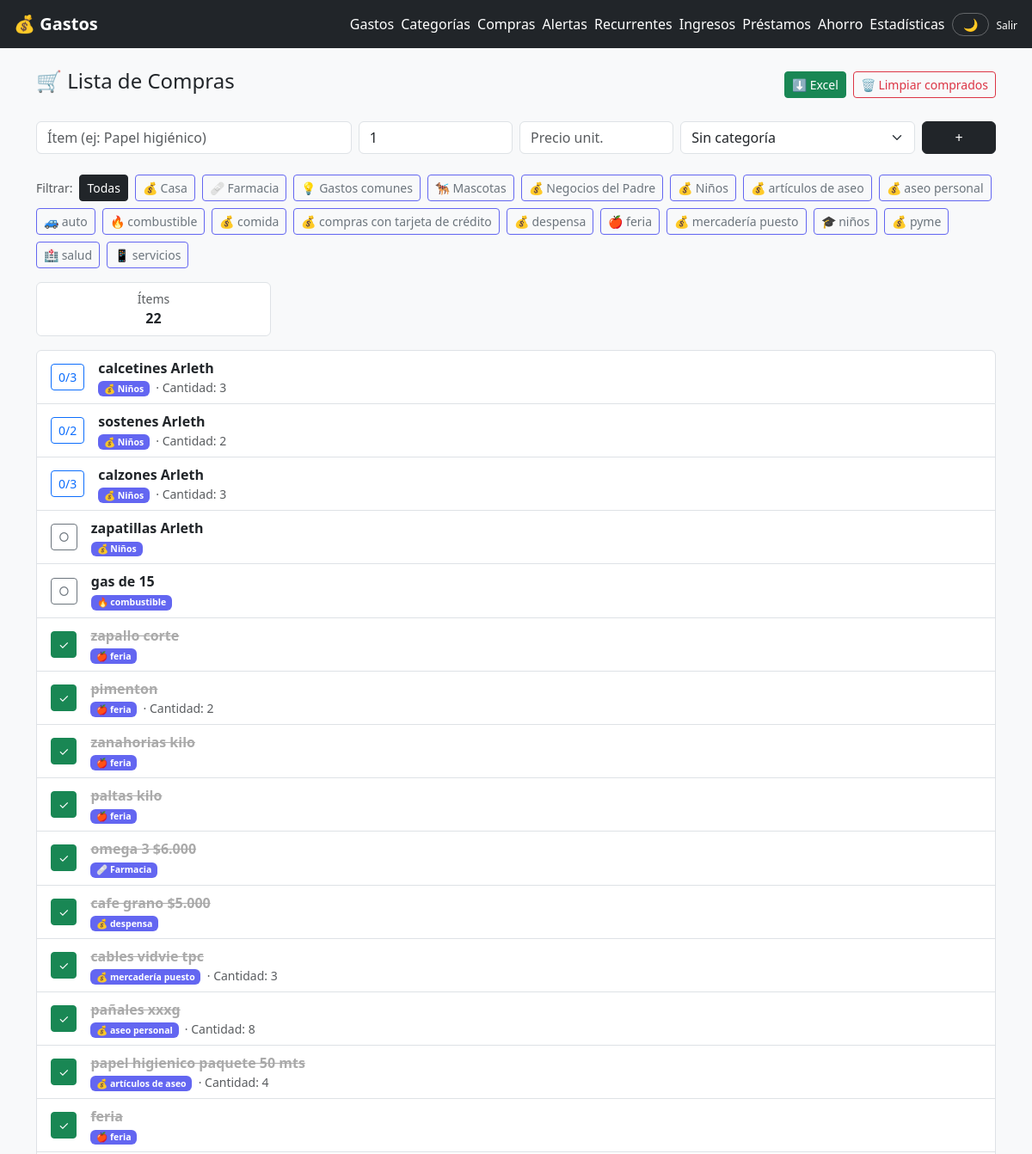
The page /compras/ (signed in, upper part) on the database as committed earlier.
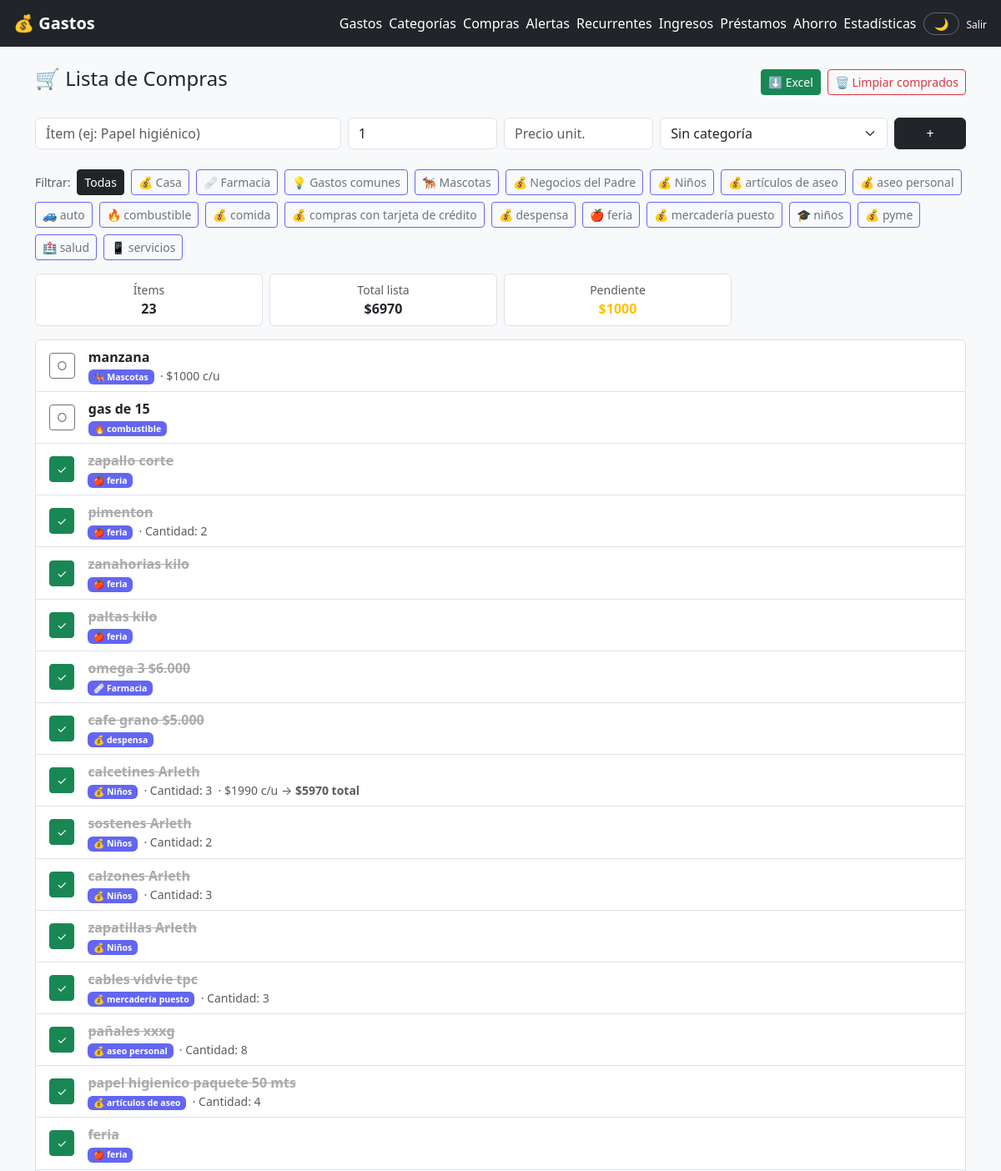
The same page on the database as committed later.
### gastos/models.py (models this page shows, shortened)
class Categoria(models.Model):
    nombre = models.CharField(max_length=100)
    icono = models.CharField(max_length=10, default='💰')
    color = models.CharField(max_length=7, default='#6366f1')
    class Meta:
        verbose_name_plural = 'categorías'
        ordering = ['nombre']
    def __str__(self):
        return f"{self.icono} {self.nombre}"

class ItemCompra(models.Model):
    usuario = models.ForeignKey(User, on_delete=models.CASCADE, related_name='lista_compras')
    nombre = models.CharField(max_length=150)
    cantidad = models.PositiveIntegerField(default=1)
    cantidad_comprada = models.PositiveIntegerField(default=0)
    valor_aprox = models.DecimalField(max_digits=10, decimal_places=0, null=True, blank=True)
    comprado = models.BooleanField(default=False)
    categoria = models.ForeignKey(Categoria, on_delete=models.SET_NULL, null=True, blank=True)
    creado_en = models.DateTimeField(auto_now_add=True)
    @property
    def total(self):
        if self.valor_aprox:
            return self.valor_aprox * self.cantidad
        return None
    class Meta:
        ordering = ['comprado', '-creado_en']

### gastos/views.py (the view)
# urls.py: path('compras/', views.lista_compras, name='lista_compras'),
@login_required
def lista_compras(request):
    categoria_filtro = request.GET.get('categoria', '')
    items = ItemCompra.objects.filter(usuario=request.user).select_related('categoria')
    if categoria_filtro:
        items = items.filter(categoria__pk=categoria_filtro)
    total_lista = sum(
        (item.valor_aprox * item.cantidad) for item in items if item.valor_aprox
    )
    total_pendiente = sum(
        (item.valor_aprox * (item.cantidad - item.cantidad_comprada))
        for item in items if item.valor_aprox and not item.comprado
    )
    return render(request, 'gastos/compras.html', {
        'items': items,
        'categorias': Categoria.objects.all(),
        'categoria_filtro': categoria_filtro,
        'total_lista': total_lista,
        'total_pendiente': total_pendiente,
    })

### templates/gastos/compras.html (shortened to what the changed rows need)
{% extends 'gastos/base.html' %}
{% block contenido %}
<div class="mb-3 d-flex flex-wrap gap-2 align-items-center">
    <span class="text-muted small">Filtrar:</span>
    <a href="{% url 'lista_compras' %}"
       class="btn btn-sm {% if not categoria_filtro %}btn-dark{% else %}btn-outline-secondary{% endif %}">
        Todas
    </a>
    {% for c in categorias %}
    <a href="{% url 'lista_compras' %}?categoria={{ c.pk }}"
       class="btn btn-sm {% if categoria_filtro == c.pk|stringformat:'s' %}btn-dark{% else %}btn-outline-secondary{% endif %}"
       style="border-color: {{ c.color }}; {% if categoria_filtro == c.pk|stringformat:'s' %}background:{{ c.color }};color:white;{% endif %}">
        {{ c.icono }} {{ c.nombre }}
    </a>
    {% endfor %}
</div>
{% if items %}
<div class="row g-2 mb-3">
    <div class="col-6 col-md-3">
        <div class="card text-center py-2">
            <div class="small text-muted">Ítems</div>
            <strong>{{ items|length }}</strong>
        </div>
    </div>
    {% if total_lista %}
    <div class="col-6 col-md-3">
        <div class="card text-center py-2">
            <div class="small text-muted">Total lista</div>
            <strong>${{ total_lista|floatformat:0 }}</strong>
        </div>
    </div>
    <div class="col-6 col-md-3">
        <div class="card text-center py-2">
            <div class="small text-muted">Pendiente</div>
            <strong class="text-warning">${{ total_pendiente|floatformat:0 }}</strong>
        </div>
    </div>
    {% endif %}
</div>
{% endif %}
<ul class="list-group">
    {% for item in items %}
    <li class="list-group-item">
        <div class="d-flex align-items-center gap-3">
            <form method="post" action="{% url 'toggle_compra' item.pk %}" class="mb-0">
                {% if item.comprado %}
                <button class="btn btn-success btn-sm" title="Haz clic para desmarcar">✓</button>
                {% elif item.cantidad > 1 %}
                <button class="btn btn-outline-primary btn-sm" title="Marcar 1 unidad más como comprada">
                    {{ item.cantidad_comprada }}/{{ item.cantidad }}
                </button>
                {% else %}
                <button class="btn btn-outline-secondary btn-sm" title="Marcar como comprado">○</button>
                {% endif %}
            </form>
            <div class="flex-grow-1">
                <span {% if item.comprado %}style="text-decoration:line-through; color:#aaa;"{% endif %}>
                    <strong>{{ item.nombre }}</strong>
                </span>
                <div class="small text-muted">
                    {% if item.categoria %}
                    <span class="badge" style="background-color:{{ item.categoria.color }}">
                        {{ item.categoria.icono }} {{ item.categoria.nombre }}
                    </span>
                    {% endif %}
                    {% if item.cantidad > 1 %}&nbsp;· Cantidad: {{ item.cantidad }}{% endif %}
                    {% if item.valor_aprox %}
                    &nbsp;· ${{ item.valor_aprox|floatformat:0 }} c/u
                    {% if item.cantidad > 1 %} → <strong>${{ item.total|floatformat:0 }} total</strong>{% endif %}
                    {% endif %}
                </div>
            </div>
        </div>
    </li>
    {% empty %}
    <li class="list-group-item text-center py-5">
        <div style="font-size:3rem">🛒</div>
        <p class="text-muted mt-2">Lista vacía. ¡Agregá tu primer ítem!</p>
    </li>
    {% endfor %}
</ul>
{% endblock %}

Rows that differ between the two databases and show on the page:
added ItemCompra: nombre "manzana", categoria.icono "🐕‍🦺", categoria.nombre "Mascotas", valor_aprox "1000", comprado False (drawn)
changed ItemCompra "calcetines Arleth": valor_aprox (not shown) → "1990"; total (not shown) → "5970"; cantidad_comprada "0" → (not shown); cantidad "3" → (not shown); comprado "/" → "✓"; moves down the list
changed ItemCompra "sostenes Arleth": cantidad_comprada "0" → (not shown); cantidad "2" → (not shown); comprado "/" → "✓"; moves down the list
changed ItemCompra "calzones Arleth": cantidad_comprada "0" → (not shown); cantidad "3" → (not shown); comprado "/" → "✓"; moves down the list
changed ItemCompra "zapatillas Arleth": comprado "○" → "✓"; moves down the list
Other text that changed with them:
{{ items|length }}: "22" → "23"
{{ total_lista|floatformat:0 }}: (not shown) → "6970"
{{ total_pendiente|floatformat:0 }}: (not shown) → "1000"
text now shown: "Total lista $ Pendiente $"
